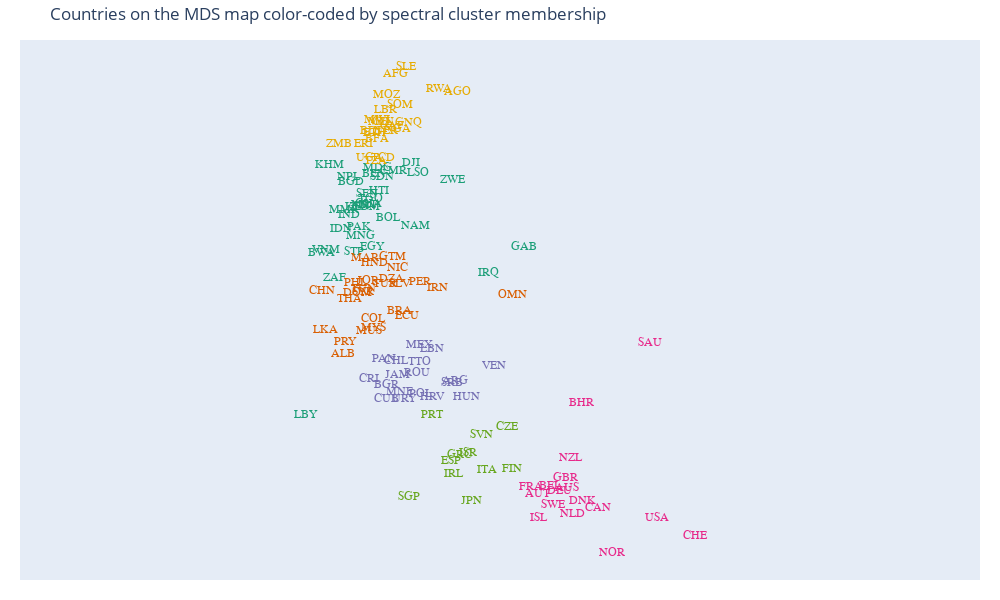

Notebook code for this chart:
### Code cell
#colors from colorbrewer 
#https://colorbrewer2.org/#type=qualitative&scheme=Dark2&n=6
cluster_colors = ['#1b9e77','#d95f02','#7570b3','#e7298a','#66a61e','#e6ab02']

fig = go.Figure() 

for cluster_id, cluster in HDmap.groupby("scluster6"): 


    fig.add_trace(go.Scatter(x=cluster.MDS_x,
                             y=cluster.MDS_y,
                             mode='text',
                            textfont=dict(
                                family="sans serif",
                                size=12,
                                color=cluster_colors[int(cluster_id)]
                                ), 

                             text=cluster.iso_alpha))

fig.update_yaxes(
    scaleanchor = "x",
    scaleratio = 1,
  )

fig.update_xaxes(visible=False)  
fig.update_yaxes(visible=False)
fig.update_layout(showlegend=False, 
                 margin=dict(l=20, r=20, t=40, b=20),
                 )

#plotly setting figure size 
# https://plotly.com/python/setting-graph-size/
fig.update_layout(height=600, width=1000, title_text="Countries on the MDS map color-coded by spectral cluster membership")

fig.show()

### Figure 1 — Plotly figure (JSON) as saved in the notebook; plotly's stock layout.template omitted (floating-point values rounded to 4 significant figures)
{"data": [{"mode": "text", "text": ["BGD", "BEN", "BOL", "BWA", "KHM", "CMR", "COM", "DJI", "EGY", "GAB", "GHA", "HTI", "IND", "IDN", "IRQ", "KEN", "LSO", "LBY", "MDG", "MRT", "MNG", "MMR", "NAM", "NPL", "PAK", "STP", "SEN", "ZAF", "SDN", "TGO", "VNM", "ZWE"], "textfont": {"color": "#1b9e77", "family": "sans serif", "size": 12}, "type": "scatter", "x": [-2.176, -1.429, -0.9642, -3.139, -2.889, -0.7691, -1.686, -0.215, -1.473, 3.504, -1.599, -1.254, -2.245, -2.504, 2.324, -1.962, 0.03782, -3.662, -1.304, -1.749, -1.862, -2.415, -0.04498, -2.259, -1.893, -2.083, -1.649, -2.719, -1.148, -1.544, -2.979, 1.156], "y": [3.704, 3.957, 2.528, 1.369, 4.259, 4.073, 2.891, 4.334, 1.572, 1.577, 2.992, 3.424, 2.632, 2.164, 0.7371, 2.884, 4.004, -3.931, 4.182, 2.954, 1.927, 2.785, 2.277, 3.864, 2.227, 1.414, 3.301, 0.5539, 3.881, 3.159, 1.481, 3.776]}, {"mode": "text", "text": ["ALB", "DZA", "BRA", "CHN", "COL", "DOM", "ECU", "SLV", "GTM", "HND", "IRN", "JOR", "MYS", "MUS", "MAR", "NIC", "OMN", "PRY", "PER", "PHL", "LKA", "SYR", "THA", "TUN", "TUR"], "textfont": {"color": "#d95f02", "family": "sans serif", "size": 12}, "type": "scatter", "x": [-2.425, -0.8301, -0.5919, -3.115, -1.435, -1.958, -0.3472, -0.5686, -0.8035, -1.409, 0.658, -1.618, -1.446, -1.566, -1.717, -0.6369, 3.13, -2.379, 0.08426, -2.038, -3.016, -1.783, -2.228, -1.759, -1.061], "y": [-1.924, 0.529, -0.5147, 0.1401, -0.7932, 0.07699, -0.6761, 0.3562, 1.234, 1.064, 0.2168, 0.4735, -1.065, -1.191, 1.227, 0.896, 0.014, -1.528, 0.43, 0.4031, -1.149, 0.1064, -0.1395, 0.1977, 0.3584]}, {"mode": "text", "text": ["ARG", "BGR", "CHL", "CRI", "HRV", "CUB", "HUN", "JAM", "LBN", "MEX", "MNE", "PAN", "POL", "ROU", "SRB", "TTO", "URY", "VEN"], "textfont": {"color": "#7570b3", "family": "sans serif", "size": 12}, "type": "scatter", "x": [1.232, -0.9933, -0.6991, -1.567, 0.5016, -1.004, 1.603, -0.6296, 0.4784, 0.08103, -0.5746, -1.085, 0.1065, -0.01988, 1.137, 0.08369, -0.446, 2.505], "y": [-2.806, -2.939, -2.172, -2.746, -3.336, -3.394, -3.352, -2.618, -1.76, -1.64, -3.174, -2.103, -3.253, -2.542, -2.876, -2.182, -3.394, -2.324]}, {"mode": "text", "text": ["AUS", "AUT", "BHR", "BEL", "CAN", "DNK", "FRA", "DEU", "ISL", "NLD", "NZL", "NOR", "SAU", "SWE", "CHE", "GBR", "USA"], "textfont": {"color": "#e7298a", "family": "sans serif", "size": 12}, "type": "scatter", "x": [4.916, 3.932, 5.381, 4.343, 5.939, 5.433, 3.739, 4.67, 3.967, 5.098, 5.021, 6.4, 7.618, 4.462, 9.092, 4.866, 7.846], "y": [-6.332, -6.516, -3.549, -6.255, -6.973, -6.765, -6.299, -6.428, -7.297, -7.182, -5.334, -8.455, -1.558, -6.893, -7.909, -5.985, -7.307]}, {"mode": "text", "text": ["CZE", "FIN", "GRC", "IRL", "ISR", "ITA", "JPN", "PRT", "SGP", "SVN", "ESP"], "textfont": {"color": "#66a61e", "family": "sans serif", "size": 12}, "type": "scatter", "x": [2.953, 3.118, 1.399, 1.206, 1.661, 2.3, 1.794, 0.4893, -0.2609, 2.096, 1.113], "y": [-4.339, -5.687, -5.231, -5.869, -5.186, -5.74, -6.765, -3.932, -6.634, -4.577, -5.434]}, {"mode": "text", "text": ["AFG", "AGO", "BFA", "BDI", "CAF", "TCD", "GNQ", "ERI", "ETH", "GIN", "LBR", "MWI", "MLI", "MOZ", "NER", "NGA", "RWA", "SLE", "SOM", "TZA", "UGA", "ZMB"], "textfont": {"color": "#e6ab02", "family": "sans serif", "size": 12}, "type": "scatter", "x": [-0.701, 1.306, -1.306, -1.528, -0.8282, -1.115, -0.2722, -1.77, -1.4, -1.124, -1.045, -1.326, -1.266, -1.016, -1.02, -0.6341, 0.7022, -0.3688, -0.5508, -1.38, -1.556, -2.552], "y": [7.262, 6.664, 5.128, 5.383, 5.537, 4.49, 5.648, 4.95, 5.318, 5.666, 6.077, 5.74, 5.668, 6.568, 5.387, 5.462, 6.773, 7.479, 6.246, 4.381, 4.504, 4.957]}], "layout": {"height": 600, "margin": {"b": 20, "l": 20, "r": 20, "t": 40}, "showlegend": false, "title": {"text": "Countries on the MDS map color-coded by spectral cluster membership"}, "width": 1000, "xaxis": {"visible": false}, "yaxis": {"scaleanchor": "x", "scaleratio": 1, "visible": false}}}
